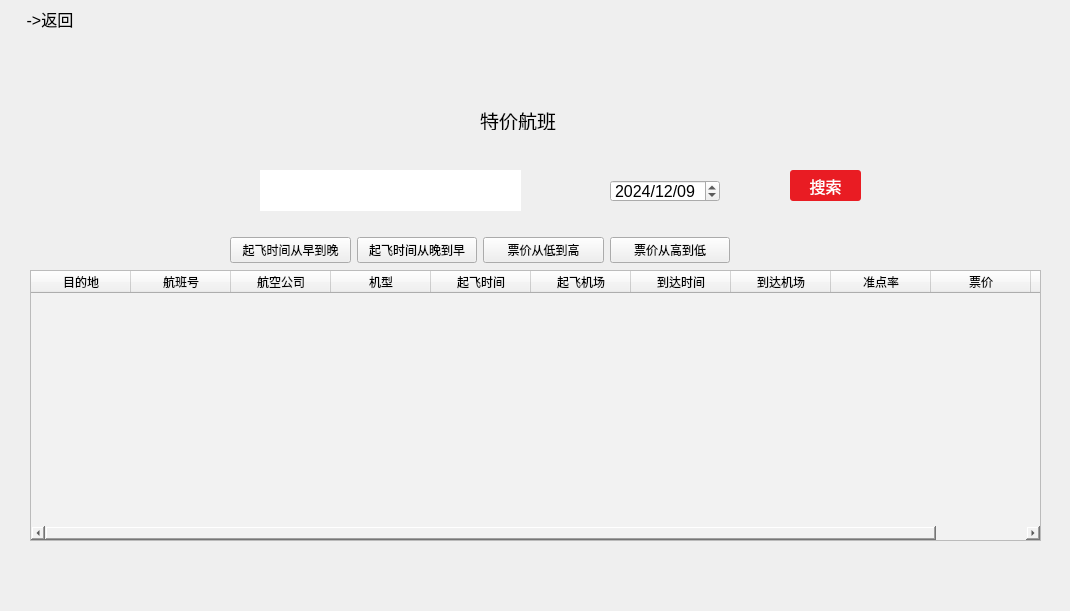
<?xml version="1.0" encoding="UTF-8"?>
<ui version="4.0">
 <class>Special_search</class>
 <widget class="QWidget" name="Special_search">
  <property name="geometry">
   <rect>
    <x>0</x>
    <y>0</y>
    <width>1070</width>
    <height>611</height>
   </rect>
  </property>
  <property name="windowTitle">
   <string>Form</string>
  </property>
  <widget class="QLabel" name="label">
   <property name="geometry">
    <rect>
     <x>-90</x>
     <y>0</y>
     <width>1161</width>
     <height>608</height>
    </rect>
   </property>
   <property name="sizePolicy">
    <sizepolicy hsizetype="Ignored" vsizetype="Ignored">
     <horstretch>0</horstretch>
     <verstretch>0</verstretch>
    </sizepolicy>
   </property>
   <property name="styleSheet">
    <string notr="true"/>
   </property>
   <property name="text">
    <string/>
   </property>
  </widget>
  <widget class="QLabel" name="label_6">
   <property name="geometry">
    <rect>
     <x>480</x>
     <y>110</y>
     <width>121</width>
     <height>20</height>
    </rect>
   </property>
   <property name="font">
    <font>
     <pointsize>14</pointsize>
    </font>
   </property>
   <property name="text">
    <string>特价航班</string>
   </property>
  </widget>
  <widget class="QLineEdit" name="lineEditChu">
   <property name="geometry">
    <rect>
     <x>260</x>
     <y>170</y>
     <width>261</width>
     <height>41</height>
    </rect>
   </property>
   <property name="font">
    <font>
     <family>宋体</family>
     <pointsize>14</pointsize>
    </font>
   </property>
   <property name="styleSheet">
    <string notr="true">border: none</string>
   </property>
  </widget>
  <widget class="QPushButton" name="pushButton">
   <property name="geometry">
    <rect>
     <x>790</x>
     <y>170</y>
     <width>71</width>
     <height>31</height>
    </rect>
   </property>
   <property name="font">
    <font>
     <pointsize>12</pointsize>
    </font>
   </property>
   <property name="styleSheet">
    <string notr="true">QPushButton { background-color: rgb(233, 28, 35); border-radius: 3px; color: rgb(255, 255, 255); } 
QPushButton:hover { background-color:rgb(255, 32, 36); }
</string>
   </property>
   <property name="text">
    <string>搜索</string>
   </property>
   <property name="icon">
    <iconset theme="audio-card"/>
   </property>
   <property name="checkable">
    <bool>false</bool>
   </property>
   <property name="checked">
    <bool>false</bool>
   </property>
   <property name="autoDefault">
    <bool>false</bool>
   </property>
   <property name="default">
    <bool>false</bool>
   </property>
  </widget>
  <widget class="QTableWidget" name="tableWidget">
   <property name="geometry">
    <rect>
     <x>30</x>
     <y>270</y>
     <width>1011</width>
     <height>271</height>
    </rect>
   </property>
   <property name="sizePolicy">
    <sizepolicy hsizetype="Preferred" vsizetype="Preferred">
     <horstretch>0</horstretch>
     <verstretch>0</verstretch>
    </sizepolicy>
   </property>
   <property name="maximumSize">
    <size>
     <width>1100</width>
     <height>16777215</height>
    </size>
   </property>
   <property name="styleSheet">
    <string notr="true">
background-color: rgb(242, 242, 242);</string>
   </property>
   <property name="autoScrollMargin">
    <number>16</number>
   </property>
   <property name="rowCount">
    <number>0</number>
   </property>
   <property name="columnCount">
    <number>11</number>
   </property>
   <attribute name="horizontalHeaderMinimumSectionSize">
    <number>10</number>
   </attribute>
   <attribute name="verticalHeaderMinimumSectionSize">
    <number>18</number>
   </attribute>
   <attribute name="verticalHeaderDefaultSectionSize">
    <number>29</number>
   </attribute>
   <column>
    <property name="text">
     <string>目的地</string>
    </property>
   </column>
   <column>
    <property name="text">
     <string>航班号</string>
    </property>
   </column>
   <column>
    <property name="text">
     <string>航空公司</string>
    </property>
   </column>
   <column>
    <property name="text">
     <string>机型</string>
    </property>
   </column>
   <column>
    <property name="text">
     <string>起飞时间</string>
    </property>
   </column>
   <column>
    <property name="text">
     <string>起飞机场</string>
    </property>
   </column>
   <column>
    <property name="text">
     <string>到达时间</string>
    </property>
   </column>
   <column>
    <property name="text">
     <string>到达机场</string>
    </property>
   </column>
   <column>
    <property name="text">
     <string>准点率</string>
    </property>
   </column>
   <column>
    <property name="text">
     <string>票价</string>
    </property>
   </column>
   <column>
    <property name="text">
     <string>操作</string>
    </property>
   </column>
  </widget>
  <widget class="QDateEdit" name="dateEdit">
   <property name="geometry">
    <rect>
     <x>610</x>
     <y>180</y>
     <width>110</width>
     <height>22</height>
    </rect>
   </property>
   <property name="font">
    <font>
     <pointsize>12</pointsize>
    </font>
   </property>
   <property name="dateTime">
    <datetime>
     <hour>0</hour>
     <minute>0</minute>
     <second>0</second>
     <year>2024</year>
     <month>12</month>
     <day>9</day>
    </datetime>
   </property>
   <property name="displayFormat">
    <string>yyyy/MM/dd</string>
   </property>
  </widget>
  <widget class="QWidget" name="widget" native="true">
   <property name="geometry">
    <rect>
     <x>230</x>
     <y>220</y>
     <width>500</width>
     <height>60</height>
    </rect>
   </property>
   <property name="sizePolicy">
    <sizepolicy hsizetype="Ignored" vsizetype="Ignored">
     <horstretch>0</horstretch>
     <verstretch>0</verstretch>
    </sizepolicy>
   </property>
   <property name="minimumSize">
    <size>
     <width>500</width>
     <height>60</height>
    </size>
   </property>
   <layout class="QHBoxLayout" name="horizontalLayout">
    <item>
     <widget class="QPushButton" name="timeearly">
      <property name="text">
       <string>起飞时间从早到晚</string>
      </property>
     </widget>
    </item>
    <item>
     <widget class="QPushButton" name="timelate">
      <property name="text">
       <string>起飞时间从晚到早</string>
      </property>
     </widget>
    </item>
    <item>
     <widget class="QPushButton" name="pricelow">
      <property name="text">
       <string>票价从低到高</string>
      </property>
     </widget>
    </item>
    <item>
     <widget class="QPushButton" name="pricehigh">
      <property name="text">
       <string>票价从高到低</string>
      </property>
     </widget>
    </item>
   </layout>
  </widget>
  <widget class="QPushButton" name="pushButton_3">
   <property name="geometry">
    <rect>
     <x>10</x>
     <y>10</y>
     <width>80</width>
     <height>18</height>
    </rect>
   </property>
   <property name="font">
    <font>
     <pointsize>12</pointsize>
    </font>
   </property>
   <property name="styleSheet">
    <string notr="true">QPushButton { background-color: none; border-radius: 3px; color: black; } 
QPushButton:hover { background-color:rgb(233, 182, 163); }</string>
   </property>
   <property name="text">
    <string>-&gt;返回</string>
   </property>
  </widget>
 </widget>
 <resources/>
 <connections/>
</ui>
